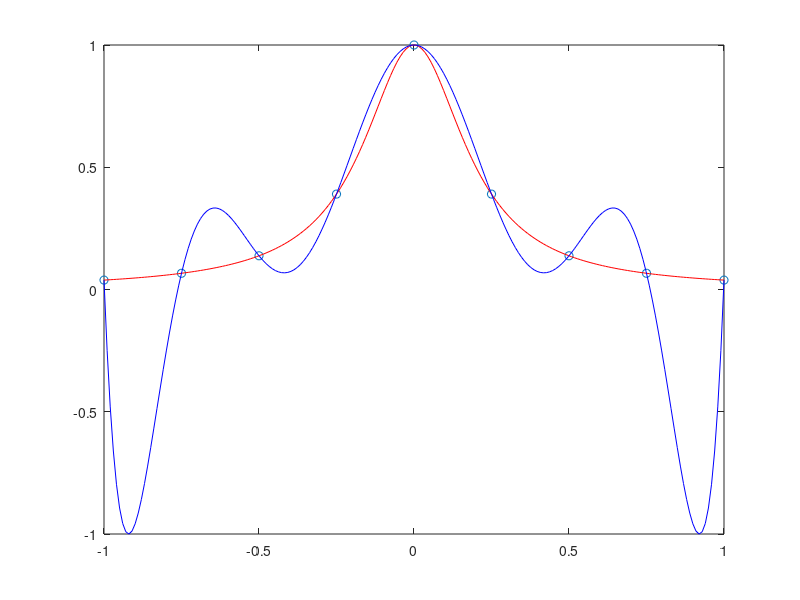

MATLAB code for this plot:
R=@(x) ones(size(x))./(1+25*x.^2);
n=9; x=linspace(-1,1,n);
xx=linspace(-1,1,200);
yR= R(x); yyR=R(xx);
ypol=polyval(polyfit(x,yR,length(x)-1),xx);
%grafico punti da interpolare, Runge, pol int
plot(x,yR,'o',xx,yyR,'r',xx,ypol,'b')
